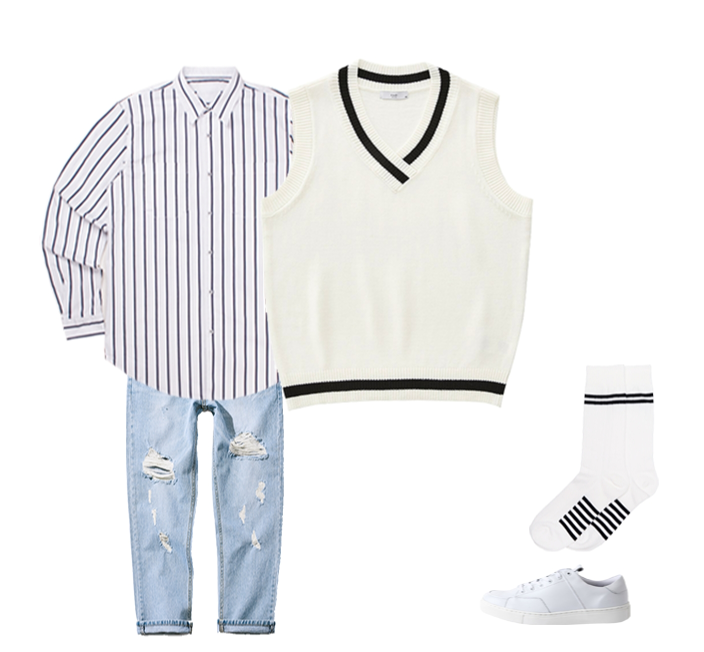
#> input picture 1.jpeg, 1408 x 1304 px (shown at 1/2 size)
$ jupyter execute --allow-errors analysis_image.ipynb   (shell and % lines are left out)
#> lines starting #> are read from the running program, lines starting #| are printed output that depends on the picture; after the words box and inside, x2 and y2 are one past the last pixel; in counts of white or black regions, pixels touching at a corner belong together
#> (a cell that did not finish here is left out)

#> (a cell that did not finish here is left out)

#> (a cell that did not finish here is left out)

[cell 4]
import cv2
from sklearn.cluster import KMeans

[cell 5]
# [30 lines left out: functions centroid_histogram, plot_colors, not called in this run]

[cell 6]
# [16 lines left out: function image_color_cluster, not called in this run]

[cell 7]
image_path = "1.jpeg"

#preview image
image = cv2.imread(image_path)
#> image is the input picture: shape (1304, 1408, 3); mean B, G, R 237.5, 236.3, 235.6
image = cv2.cvtColor(image, cv2.COLOR_BGR2RGB)
#> (the rest of this cell did not finish here and is left out)

[cell 8]
image_path = "1.jpeg"

#preview image
image = cv2.imread(image_path)
print(image.shape)
#| (1304, 1408, 3)
image = cv2.cvtColor(image, cv2.COLOR_BGR2RGB)

#> (the rest of this cell did not finish here and is left out)

[cell 9]
# Read image
im_in = cv2.imread("1.jpeg", cv2.IMREAD_GRAYSCALE);
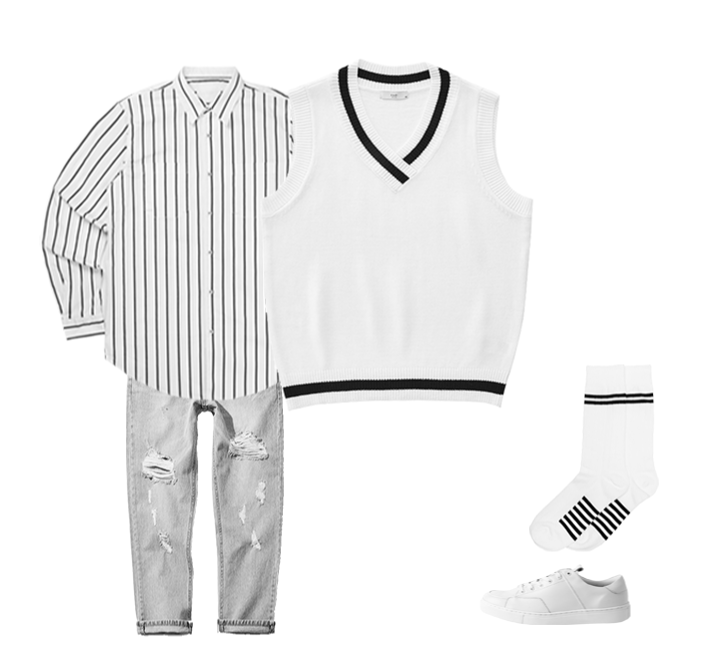
#> im_in: shape (1304, 1408) (shown at 1/2 size); min 0, max 255, mean 236.2
#> (the rest of this cell did not finish here and is left out)

[cell 10]
# Threshold.
# Set values equal to or above 220 to 0.
# Set values below 220 to 255.

th, im_th = cv2.threshold(im_in, 254, 255, cv2.THRESH_BINARY_INV);
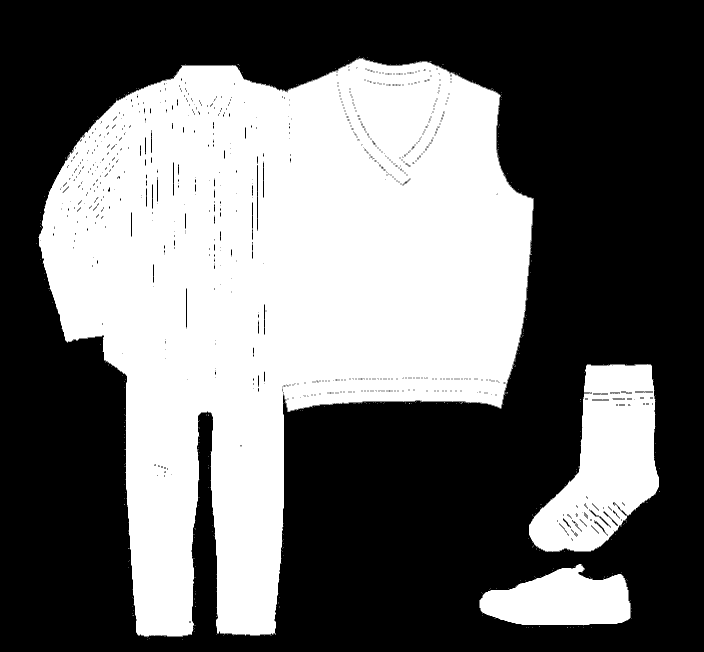
#> im_th: shape (1304, 1408) (shown at 1/2 size); 42.4% white; 428 white regions (425 under 20 px), largest, box (x1, y1, x2, y2) and area: (77, 115, 1068, 1273) 694948, (1058, 728, 1318, 1104) 56689, (959, 1128, 1261, 1251) 25867

# Copy the thresholded image.
im_floodfill = im_th.copy()

# Mask used to flood filling.
# Notice the size needs to be 2 pixels than the image.
h, w = im_th.shape[:2]
#> h = 1304; w = 1408
#> (the rest of this cell did not finish here and is left out)

#> (a cell that did not finish here is left out)

[cell 12]
im_in.shape
#> Out = (1304, 1408)
